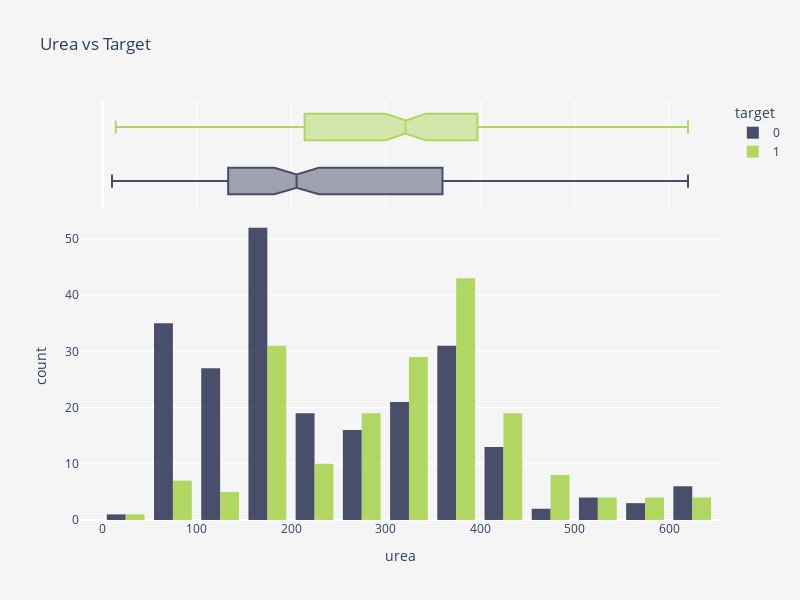

Notebook code cell kept with this figure:
### Markdown cell above
<p style="font-size:20px; font-family:JetBrains Mono; color:#3E3F4C; border-bottom: 3px solid #9ACD32">Notes 📜</p>
<blockquote style="margin-right:auto; margin-left:auto; background-color:#fffaf6; padding: 15px; border-radius: 10px 10px">
    <ul style="font-size:16px; font-family:JetBrains Mono; color:#3E3F4C; margin-right: 10px; margin-top: 2px; margin-bottom: 2px">
        <li>In the case of <code>cond</code>, the issue is rather mixed. </li>
    </ul>
</blockquote>

### Code cell
fig = px.histogram(
    train,
    x="urea",
    color="target",
    color_discrete_sequence=["#0f173b", "#9acd32"],
    marginal="box",
    barmode="group",
    hover_data=train.columns,
    height=600,
    width=800,
    title="Urea vs Target",
)
fig.update_layout(
    plot_bgcolor=BACKGROUND_COLOR,
    paper_bgcolor=BACKGROUND_COLOR,
    bargap=0.2,
)
fig.update_traces(opacity=0.75)
fig.show()

### Figure 1 — Plotly figure (JSON) as saved in the notebook; plotly's stock layout.template omitted (floating-point values rounded to 4 significant figures; data arrays with more than 128 entries replaced by an {"elided": "..."} marker saying what was removed)
{"data": [{"alignmentgroup": "True", "bingroup": "x", "hovertemplate": "target=0<br>urea=%{x}<br>count=%{y}<extra></extra>", "legendgroup": "0", "marker": {"color": "#0f173b", "pattern": {"shape": ""}}, "name": "0", "offsetgroup": "0", "opacity": 0.75, "orientation": "v", "showlegend": true, "type": "histogram", "x": {"elided": "230 int values"}, "xaxis": "x", "yaxis": "y"}, {"alignmentgroup": "True", "customdata": {"elided": "230x6 float values"}, "hovertemplate": "target=%{customdata[5]}<br>urea=%{x}<br>gravity=%{customdata[0]}<br>ph=%{customdata[1]}<br>osmo=%{customdata[2]}<br>cond=%{customdata[3]}<br>calc=%{customdata[4]}<extra></extra>", "legendgroup": "0", "marker": {"color": "#0f173b"}, "name": "0", "notched": true, "offsetgroup": "0", "opacity": 0.75, "showlegend": false, "type": "box", "x": {"elided": "230 int values"}, "xaxis": "x2", "yaxis": "y2"}, {"alignmentgroup": "True", "bingroup": "x", "hovertemplate": "target=1<br>urea=%{x}<br>count=%{y}<extra></extra>", "legendgroup": "1", "marker": {"color": "yellowgreen", "pattern": {"shape": ""}}, "name": "1", "offsetgroup": "1", "opacity": 0.75, "orientation": "v", "showlegend": true, "type": "histogram", "x": {"elided": "184 int values"}, "xaxis": "x", "yaxis": "y"}, {"alignmentgroup": "True", "customdata": {"elided": "184x6 float values"}, "hovertemplate": "target=%{customdata[5]}<br>urea=%{x}<br>gravity=%{customdata[0]}<br>ph=%{customdata[1]}<br>osmo=%{customdata[2]}<br>cond=%{customdata[3]}<br>calc=%{customdata[4]}<extra></extra>", "legendgroup": "1", "marker": {"color": "yellowgreen"}, "name": "1", "notched": true, "offsetgroup": "1", "opacity": 0.75, "showlegend": false, "type": "box", "x": {"elided": "184 int values"}, "xaxis": "x2", "yaxis": "y2"}], "layout": {"bargap": 0.2, "barmode": "group", "height": 600, "legend": {"title": {"text": "target"}, "tracegroupgap": 0}, "paper_bgcolor": "#F6F5F5", "plot_bgcolor": "#F6F5F5", "title": {"text": "Urea vs Target"}, "width": 800, "xaxis": {"anchor": "y", "domain": [0, 1], "title": {"text": "urea"}}, "xaxis2": {"anchor": "y2", "domain": [0, 1], "matches": "x", "showgrid": true, "showticklabels": false}, "yaxis": {"anchor": "x", "domain": [0, 0.7326], "title": {"text": "count"}}, "yaxis2": {"anchor": "x2", "domain": [0.7426, 1], "matches": "y2", "showgrid": false, "showline": false, "showticklabels": false, "ticks": ""}}}
